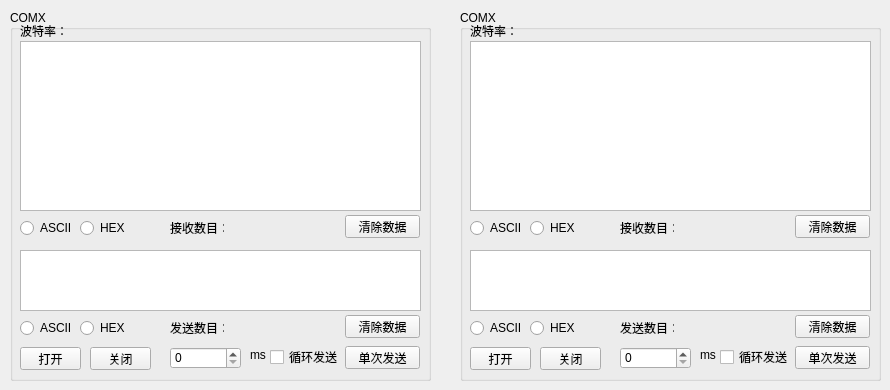
    <widget class="QWidget" name="tab_1">
     <attribute name="title">
      <string>Monitor1</string>
     </attribute>
     <widget class="QGroupBox" name="groupBox_11">
      <property name="geometry">
       <rect>
        <x>10</x>
        <y>10</y>
        <width>421</width>
        <height>371</height>
       </rect>
      </property>
      <property name="title">
       <string>COMX</string>
      </property>
      <widget class="QTextEdit" name="textEdit_11">
       <property name="geometry">
        <rect>
         <x>10</x>
         <y>31</y>
         <width>401</width>
         <height>170</height>
        </rect>
       </property>
       <property name="mouseTracking">
        <bool>false</bool>
       </property>
       <property name="autoFillBackground">
        <bool>false</bool>
       </property>
       <property name="autoFormatting">
        <set>QTextEdit::AutoNone</set>
       </property>
       <property name="undoRedoEnabled">
        <bool>false</bool>
       </property>
       <property name="readOnly">
        <bool>true</bool>
       </property>
       <property name="acceptRichText">
        <bool>false</bool>
       </property>
       <property name="textInteractionFlags">
        <set>Qt::TextSelectableByMouse</set>
       </property>
      </widget>
      <widget class="QPushButton" name="btn_clr_11">
       <property name="geometry">
        <rect>
         <x>335</x>
         <y>205</y>
         <width>75</width>
         <height>23</height>
        </rect>
       </property>
       <property name="text">
        <string>清除数据</string>
       </property>
      </widget>
      <widget class="QRadioButton" name="radioButton_11_ascii">
       <property name="geometry">
        <rect>
         <x>10</x>
         <y>210</y>
         <width>51</width>
         <height>16</height>
        </rect>
       </property>
       <property name="text">
        <string>ASCII</string>
       </property>
       <attribute name="buttonGroup">
        <string notr="true">buttonGroup_2</string>
       </attribute>
      </widget>
      <widget class="QRadioButton" name="radioButton_11_hex">
       <property name="geometry">
        <rect>
         <x>70</x>
         <y>210</y>
         <width>51</width>
         <height>16</height>
        </rect>
       </property>
       <property name="text">
        <string>HEX</string>
       </property>
       <attribute name="buttonGroup">
        <string notr="true">buttonGroup_2</string>
       </attribute>
      </widget>
      <widget class="QTextEdit" name="textEdit_12">
       <property name="geometry">
        <rect>
         <x>10</x>
         <y>240</y>
         <width>401</width>
         <height>61</height>
        </rect>
       </property>
      </widget>
      <widget class="QRadioButton" name="radioButton_11_ascii_2">
       <property name="geometry">
        <rect>
         <x>10</x>
         <y>310</y>
         <width>51</width>
         <height>16</height>
        </rect>
       </property>
       <property name="text">
        <string>ASCII</string>
       </property>
       <attribute name="buttonGroup">
        <string notr="true">buttonGroup_3</string>
       </attribute>
      </widget>
      <widget class="QRadioButton" name="radioButton_11_hex_2">
       <property name="geometry">
        <rect>
         <x>70</x>
         <y>310</y>
         <width>51</width>
         <height>16</height>
        </rect>
       </property>
       <property name="text">
        <string>HEX</string>
       </property>
       <attribute name="buttonGroup">
        <string notr="true">buttonGroup_3</string>
       </attribute>
      </widget>
      <widget class="QPushButton" name="btn_clr_12">
       <property name="geometry">
        <rect>
         <x>335</x>
         <y>305</y>
         <width>75</width>
         <height>23</height>
        </rect>
       </property>
       <property name="text">
        <string>清除数据</string>
       </property>
      </widget>
      <widget class="QSpinBox" name="spinBox_11">
       <property name="geometry">
        <rect>
         <x>160</x>
         <y>337</y>
         <width>71</width>
         <height>22</height>
        </rect>
       </property>
      </widget>
      <widget class="QLabel" name="label_7">
       <property name="geometry">
        <rect>
         <x>240</x>
         <y>337</y>
         <width>21</width>
         <height>16</height>
        </rect>
       </property>
       <property name="text">
        <string>ms</string>
       </property>
      </widget>
      <widget class="QCheckBox" name="checkBox_12">
       <property name="geometry">
        <rect>
         <x>260</x>
         <y>339</y>
         <width>71</width>
         <height>16</height>
        </rect>
       </property>
       <property name="text">
        <string>循环发送</string>
       </property>
      </widget>
      <widget class="QPushButton" name="btn_open_1">
       <property name="geometry">
        <rect>
         <x>10</x>
         <y>337</y>
         <width>61</width>
         <height>23</height>
        </rect>
       </property>
       <property name="text">
        <string>打开</string>
       </property>
      </widget>
      <widget class="QPushButton" name="btn_close_1">
       <property name="geometry">
        <rect>
         <x>80</x>
         <y>337</y>
         <width>61</width>
         <height>23</height>
        </rect>
       </property>
       <property name="text">
        <string>关闭</string>
       </property>
      </widget>
      <widget class="QPushButton" name="btn_send_1">
       <property name="geometry">
        <rect>
         <x>335</x>
         <y>336</y>
         <width>75</width>
         <height>23</height>
        </rect>
       </property>
       <property name="text">
        <string>单次发送</string>
       </property>
      </widget>
      <widget class="QLabel" name="label_111">
       <property name="geometry">
        <rect>
         <x>10</x>
         <y>13</y>
         <width>51</width>
         <height>16</height>
        </rect>
       </property>
       <property name="text">
        <string>波特率：</string>
       </property>
      </widget>
      <widget class="QLabel" name="label">
       <property name="geometry">
        <rect>
         <x>160</x>
         <y>312</y>
         <width>54</width>
         <height>12</height>
        </rect>
       </property>
       <property name="text">
        <string>发送数目：</string>
       </property>
      </widget>
      <widget class="QLabel" name="label_16">
       <property name="geometry">
        <rect>
         <x>220</x>
         <y>312</y>
         <width>111</width>
         <height>16</height>
        </rect>
       </property>
       <property name="text">
        <string/>
       </property>
      </widget>
      <widget class="QLabel" name="label_5">
       <property name="geometry">
        <rect>
         <x>160</x>
         <y>212</y>
         <width>54</width>
         <height>12</height>
        </rect>
       </property>
       <property name="text">
        <string>接收数目：</string>
       </property>
      </widget>
      <widget class="QLabel" name="label_15">
       <property name="geometry">
        <rect>
         <x>220</x>
         <y>212</y>
         <width>111</width>
         <height>16</height>
        </rect>
       </property>
       <property name="text">
        <string/>
       </property>
      </widget>
     </widget>
     <widget class="QGroupBox" name="groupBox_21">
      <property name="geometry">
       <rect>
        <x>460</x>
        <y>10</y>
        <width>421</width>
        <height>371</height>
       </rect>
      </property>
      <property name="title">
       <string>COMX</string>
      </property>
      <widget class="QTextEdit" name="textEdit_21">
       <property name="geometry">
        <rect>
         <x>10</x>
         <y>31</y>
         <width>401</width>
         <height>170</height>
        </rect>
       </property>
       <property name="readOnly">
        <bool>true</bool>
       </property>
      </widget>
      <widget class="QRadioButton" name="radioButton_22_ascii">
       <property name="geometry">
        <rect>
         <x>10</x>
         <y>210</y>
         <width>51</width>
         <height>16</height>
        </rect>
       </property>
       <property name="text">
        <string>ASCII</string>
       </property>
       <attribute name="buttonGroup">
        <string notr="true">buttonGroup_4</string>
       </attribute>
      </widget>
      <widget class="QRadioButton" name="radioButton_22_hex">
       <property name="geometry">
        <rect>
         <x>70</x>
         <y>210</y>
         <width>51</width>
         <height>16</height>
        </rect>
       </property>
       <property name="text">
        <string>HEX</string>
       </property>
       <attribute name="buttonGroup">
        <string notr="true">buttonGroup_4</string>
       </attribute>
      </widget>
      <widget class="QPushButton" name="btn_clr_21">
       <property name="geometry">
        <rect>
         <x>335</x>
         <y>205</y>
         <width>75</width>
         <height>23</height>
        </rect>
       </property>
       <property name="text">
        <string>清除数据</string>
       </property>
      </widget>
      <widget class="QTextEdit" name="textEdit_22">
       <property name="geometry">
        <rect>
         <x>10</x>
         <y>240</y>
         <width>401</width>
         <height>61</height>
        </rect>
       </property>
      </widget>
      <widget class="QPushButton" name="btn_send_2">
       <property name="geometry">
        <rect>
         <x>335</x>
         <y>336</y>
         <width>75</width>
         <height>23</height>
        </rect>
       </property>
       <property name="text">
        <string>单次发送</string>
       </property>
      </widget>
      <widget class="QCheckBox" name="checkBox_22">
       <property name="geometry">
        <rect>
         <x>260</x>
         <y>339</y>
         <width>71</width>
         <height>16</height>
        </rect>
       </property>
       <property name="text">
        <string>循环发送</string>
       </property>
      </widget>
      <widget class="QLabel" name="label_8">
       <property name="geometry">
        <rect>
         <x>240</x>
         <y>337</y>
         <width>21</width>
         <height>16</height>
        </rect>
       </property>
       <property name="text">
        <string>ms</string>
       </property>
      </widget>
      <widget class="QSpinBox" name="spinBox_21">
       <property name="geometry">
        <rect>
         <x>160</x>
         <y>337</y>
         <width>71</width>
         <height>22</height>
        </rect>
       </property>
      </widget>
      <widget class="QPushButton" name="btn_clr_22">
       <property name="geometry">
        <rect>
         <x>335</x>
         <y>305</y>
         <width>75</width>
         <height>23</height>
        </rect>
       </property>
       <property name="text">
        <string>清除数据</string>
       </property>
      </widget>
      <widget class="QPushButton" name="btn_close_2">
       <property name="geometry">
        <rect>
         <x>80</x>
         <y>337</y>
         <width>61</width>
         <height>23</height>
        </rect>
       </property>
       <property name="text">
        <string>关闭</string>
       </property>
      </widget>
      <widget class="QPushButton" name="btn_open_2">
       <property name="geometry">
        <rect>
         <x>10</x>
         <y>337</y>
         <width>61</width>
         <height>23</height>
        </rect>
       </property>
       <property name="text">
        <string>打开</string>
       </property>
      </widget>
      <widget class="QLabel" name="label_222">
       <property name="geometry">
        <rect>
         <x>10</x>
         <y>13</y>
         <width>51</width>
         <height>16</height>
        </rect>
       </property>
       <property name="text">
        <string>波特率：</string>
       </property>
      </widget>
      <widget class="QRadioButton" name="radioButton_22_hex_2">
       <property name="geometry">
        <rect>
         <x>70</x>
         <y>310</y>
         <width>51</width>
         <height>16</height>
        </rect>
       </property>
       <property name="text">
        <string>HEX</string>
       </property>
       <attribute name="buttonGroup">
        <string notr="true">buttonGroup_17</string>
       </attribute>
      </widget>
      <widget class="QRadioButton" name="radioButton_22_ascii_2">
       <property name="geometry">
        <rect>
         <x>10</x>
         <y>310</y>
         <width>51</width>
         <height>16</height>
        </rect>
       </property>
       <property name="text">
        <string>ASCII</string>
       </property>
       <attribute name="buttonGroup">
        <string notr="true">buttonGroup_17</string>
       </attribute>
      </widget>
      <widget class="QLabel" name="label_9">
       <property name="geometry">
        <rect>
         <x>160</x>
         <y>212</y>
         <width>54</width>
         <height>12</height>
        </rect>
       </property>
       <property name="text">
        <string>接收数目：</string>
       </property>
      </widget>
      <widget class="QLabel" name="label_10">
       <property name="geometry">
        <rect>
         <x>160</x>
         <y>312</y>
         <width>54</width>
         <height>12</height>
        </rect>
       </property>
       <property name="text">
        <string>发送数目：</string>
       </property>
      </widget>
      <widget class="QLabel" name="label_25">
       <property name="geometry">
        <rect>
         <x>220</x>
         <y>212</y>
         <width>111</width>
         <height>16</height>
        </rect>
       </property>
       <property name="text">
        <string/>
       </property>
      </widget>
      <widget class="QLabel" name="label_26">
       <property name="geometry">
        <rect>
         <x>220</x>
         <y>312</y>
         <width>111</width>
         <height>16</height>
        </rect>
       </property>
       <property name="text">
        <string/>
       </property>
      </widget>
     </widget>
    </widget>
